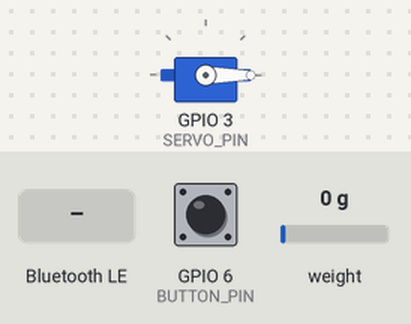
Bench run of a sketch on a simulated ESP32-S3. Shown: servo. Inputs (shaded band) come from the test bench; at power-on: GPIO 6 (BUTTON_PIN) LOW, weight on the scale 0 g. Nothing arrives over Bluetooth unless stated; servo pulses on a pin are drawn as a servo (544–2400 µs = 0–180°); a phone connects over Bluetooth LE 3 s after start; what the sketch prints to the serial monitor is not drawn.

Above: at 3.2 s.
3.3 s: Bluetooth LE write "PHOTO_1_DONE" received
6.3 s: GPIO 6 (BUTTON_PIN) pulled HIGH for 0.15 s
7.9 s: Bluetooth LE write "PHOTO_1_DONE" received
At 8.77 s:
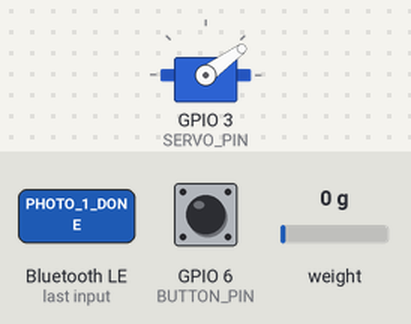
At 10.7 s:
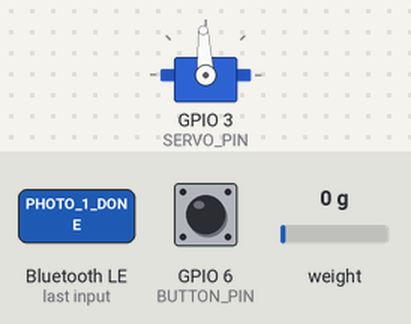
10.9 s: Bluetooth LE write "1" received
Timing chart, 0 to 13.7 s (numbered marks = the images above; inputs shaded):
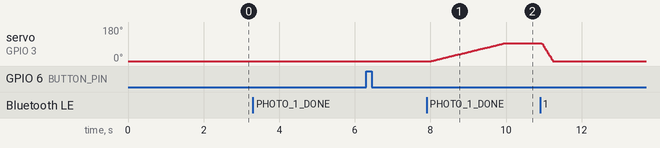

The sketch:

firmware.ino
```cpp
#include <HX711.h>

#include <NimBLEDevice.h>

// =====================================================
// PIN CONFIGURATION
// =====================================================

#define HX711_DT 4
#define HX711_SCK 5

#define SERVO_PIN 3
#define BUTTON_PIN 6

// =====================================================
// HX711 CALIBRATION
// =====================================================

#define SCALE_FACTOR 1047.4

HX711 scale;

// =====================================================
// BLE
// =====================================================

#define SERVICE_UUID\
    "12345678-1234-1234-1234-123456789000"

#define COMMAND_UUID\
    "12345678-1234-1234-1234-123456789001"

#define EVENT_UUID\
    "12345678-1234-1234-1234-123456789002"

NimBLECharacteristic * commandCharacteristic;
NimBLECharacteristic * eventCharacteristic;

bool deviceConnected = false;

// =====================================================
// HARDWARE STATUS
// =====================================================

bool loadCellReady = false;
bool servoReady = false;

// =====================================================
// HARDWARE MONITOR TIMER
// =====================================================

unsigned long lastHardwareCheck = 0;

const unsigned long HARDWARE_CHECK_INTERVAL = 1000;

// =====================================================
// STATE MACHINE
// =====================================================

enum MeasurementState {
    IDLE,
    WAITING_FOR_PHOTO_1,
    MOVING_MANGO,
    MEASURING,
    WAITING_FOR_PHOTO_2,
    COMPLETE
};

MeasurementState state = IDLE;

// =====================================================
// SERVO
// =====================================================

void setServoMicroseconds(int us) {

    uint32_t duty =
        (uint32_t)((us / 20000.0) * 65535);

    ledcWrite(SERVO_PIN, duty);
}

void moveServo(
    int fromUs,
    int toUs,
    int durationMs
) {

    const int steps = 100;

    float step =
        (float)(toUs - fromUs) / steps;

    int delayTime =
        durationMs / steps;

    for (int i = 0; i <= steps; i++) {

        int position =
            fromUs + (step * i);

        setServoMicroseconds(position);

        delay(delayTime);
    }
}

// =====================================================
// BLE SEND
// =====================================================

void sendEvent(String message) {

    if (!deviceConnected) {

        Serial.println(
            "BLE not connected"
        );

        return;
    }

    Serial.print(
        "ESP32 -> iPhone: "
    );

    Serial.println(message);

    eventCharacteristic -> setValue(
        message.c_str()
    );

    eventCharacteristic -> notify();
}

// =====================================================
// HARDWARE STATUS
// =====================================================

void sendHardwareStatus() {

    if (!deviceConnected) {
        return;
    }

    if (loadCellReady) {

        sendEvent(
            "LOAD_CELL_READY"
        );

    } else {

        sendEvent(
            "LOAD_CELL_OFFLINE"
        );
    }

    if (servoReady) {

        sendEvent(
            "SERVO_READY"
        );

    } else {

        sendEvent(
            "SERVO_OFFLINE"
        );
    }


    if (loadCellReady && servoReady) {

        sendEvent(
            "HARDWARE_READY"
        );
    }
}

// =====================================================
// CHECK LOAD CELL
// =====================================================

bool checkLoadCell() {

    /*
     * HX711 should respond to this.
     *
     * If DT / SCK / power is disconnected,
     * this should normally return false.
     */

    return scale.wait_ready_timeout(100);
}

// =====================================================
// REAL-TIME HARDWARE MONITOR
// =====================================================

void checkHardware() {

    bool previousLoadCell =
        loadCellReady;

    bool previousServo =
        servoReady;

    // -------------------------------------------------
    // LOAD CELL
    // -------------------------------------------------

    loadCellReady =
        checkLoadCell();

    // -------------------------------------------------
    // SERVO
    // -------------------------------------------------

    /*
     * IMPORTANT:
     *
     * ESP32 cannot detect a disconnected servo signal
     * wire from an output GPIO.
     *
     * For now, servoReady means:
     *
     * "Servo subsystem was initialized successfully."
     *
     * Later, if you add current/feedback sensing,
     * replace this with a real physical check.
     */

    servoReady = true;

    // -------------------------------------------------
    // REPORT ONLY WHEN STATUS CHANGES
    // -------------------------------------------------

    if (
        previousLoadCell !=
        loadCellReady
    ) {

        if (loadCellReady) {

            Serial.println(
                "⚖️ LOAD CELL ONLINE"
            );

            sendEvent(
                "LOAD_CELL_READY"
            );

        } else {

            Serial.println(
                "❌ LOAD CELL OFFLINE"
            );

            sendEvent(
                "LOAD_CELL_OFFLINE"
            );
        }
    }

    if (
        previousServo !=
        servoReady
    ) {

        if (servoReady) {

            Serial.println(
                "⚙️ SERVO ONLINE"
            );

            sendEvent(
                "SERVO_READY"
            );

        } else {

            Serial.println(
                "❌ SERVO OFFLINE"
            );

            sendEvent(
                "SERVO_OFFLINE"
            );
        }
    }
}

// =====================================================
// HX711
// =====================================================

float readWeight() {

    const int samples = 10;

    float total = 0;

    for (int i = 0; i < samples; i++) {

        total += scale.get_units(1);

        delay(50);
    }

    return total / samples;
}

// =====================================================
// MEASUREMENT
// =====================================================

void performMeasurement() {

    Serial.println();
    Serial.println(
        "===== MEASUREMENT ====="
    );

    // Don't measure if HX711 isn't available

    if (!loadCellReady) {

        Serial.println(
            "❌ Cannot measure: HX711 offline"
        );

        return;
    }

    float weight = readWeight();

    Serial.print("Weight: ");
    Serial.print(weight, 1);
    Serial.println(" g");

    String data =
        "{\"weight\":" +
        String(weight, 1) +
        "}";

    sendEvent(data);

    Serial.println(
        "======================="
    );
}

// =====================================================
// BLE COMMAND CALLBACK
// =====================================================

class CommandCallbacks
    : public NimBLECharacteristicCallbacks {

        void onWrite(
            NimBLECharacteristic * characteristic,
            NimBLEConnInfo & connInfo
        ) override {

            std::string value =
                characteristic -> getValue();

            String command =
                String(value.c_str());

            Serial.print(
                "iPhone -> ESP32: "
            );

            Serial.println(command);

            // -------------------------------------------------
            // PHOTO 1 COMPLETED
            // -------------------------------------------------

            if (command == "PHOTO_1_DONE") {

                if (
                    state ==
                    WAITING_FOR_PHOTO_1
                ) {

                    Serial.println(
                        "Photo 1 confirmed"
                    );

                    state =
                        MOVING_MANGO;
                }
            }

            // -------------------------------------------------
            // PHOTO 2 COMPLETED
            // -------------------------------------------------
            else if (
                command == "PHOTO_2_DONE"
            ) {

                if (
                    state ==
                    WAITING_FOR_PHOTO_2
                ) {

                    Serial.println(
                        "Photo 2 confirmed"
                    );

                    state =
                        COMPLETE;
                }
            }
            else if (command == "REQUEST_HARDWARE_STATUS") {
                Serial.println(
                    "Hardware status requested by iPhone"
                );
                sendHardwareStatus();
            }
        }
    };

// =====================================================
// BLE SERVER CALLBACK
// =====================================================

class ServerCallbacks
    : public NimBLEServerCallbacks {

        void onConnect(
            NimBLEServer * server,
            NimBLEConnInfo & connInfo
        ) override {

            deviceConnected = true;

            Serial.println();
            Serial.println(
                "📱 iPhone connected!"
            );

            // Give hardware monitor a moment

            delay(100);

            // Check hardware immediately

            loadCellReady =
                checkLoadCell();

            /*
             * Servo currently has no physical feedback.
             */

            servoReady = true;

            Serial.println();

            if (loadCellReady) {
                Serial.println(
                    "⚖️ HX711: READY"
                );

            } else {

                Serial.println(
                    "❌ HX711: OFFLINE"
                );
            }

            if (servoReady) {

                Serial.println(
                    "⚙️ Servo: READY"
                );

            } else {

                Serial.println(
                    "❌ Servo: OFFLINE"
                );
            }

            Serial.println();

            // Send current state to iPhone

            sendHardwareStatus();
        }
    void onDisconnect(
        NimBLEServer * server,
        NimBLEConnInfo & connInfo,
        int reason
    ) override {

        deviceConnected = false;

        Serial.println(
            "📱 iPhone disconnected!"
        );

        NimBLEDevice::getAdvertising()->start();
    }
};

// =====================================================
// SETUP
// =====================================================

void setup() {

    Serial.begin(115200);

    delay(1000);

    Serial.println();
    Serial.println(
        "======================"
    );

    Serial.println(
        "MangGO ESP32"
    );

    Serial.println(
        "======================"
    );

    // =================================================
    // BUTTON
    // =================================================

    pinMode(
        BUTTON_PIN,
        INPUT_PULLDOWN
    );

    // =================================================
    // SERVO
    // =================================================

    ledcAttach(
        SERVO_PIN,
        50,
        16
    );

    setServoMicroseconds(500);

    servoReady = true;

    Serial.println(
        "⚙️ Servo initialized"
    );

    // =================================================
    // HX711
    // =================================================

    scale.begin(
        HX711_DT,
        HX711_SCK
    );

    scale.set_scale(
        SCALE_FACTOR
    );

    Serial.println(
        "Checking HX711..."
    );

    if (
        scale.wait_ready_timeout(1000)
    ) {

        Serial.println(
            "⚖️ HX711 ready"
        );

        scale.tare();

        Serial.println(
            "HX711 tared"
        );

        loadCellReady = true;

    } else {

        Serial.println(
            "❌ ERROR: HX711 not found"
        );

        loadCellReady = false;
    }

    // =================================================
    // BLE
    // =================================================

    NimBLEDevice::init(
        "MangGO-ESP32"
    );

    NimBLEServer * server =
        NimBLEDevice::createServer();

    server -> setCallbacks(
        new ServerCallbacks()
    );

    NimBLEService * service =
        server -> createService(
            SERVICE_UUID
        );

    // -------------------------------------------------
    // iPhone -> ESP32
    // -------------------------------------------------

    commandCharacteristic =
        service -> createCharacteristic(
            COMMAND_UUID,
            NIMBLE_PROPERTY::WRITE
        );

    commandCharacteristic -> setCallbacks(
        new CommandCallbacks()
    );

    // -------------------------------------------------
    // ESP32 -> iPhone
    // -------------------------------------------------

    eventCharacteristic =
        service -> createCharacteristic(
            EVENT_UUID,
            NIMBLE_PROPERTY::NOTIFY
        );

    service -> start();

    // =================================================
    // BLE ADVERTISING
    // =================================================

    NimBLEAdvertising * advertising =
        NimBLEDevice::getAdvertising();

    advertising -> addServiceUUID(
        SERVICE_UUID
    );

    advertising -> start();

    Serial.println(
        "BLE ready"
    );

    Serial.println(
        "Device name: MangGO-ESP32"
    );

    Serial.println(
        "Waiting for iPhone..."
    );
}

// =====================================================
// LOOP
// =====================================================

void loop() {

    // =================================================
    // REAL-TIME HARDWARE CHECK
    // =================================================

    if (
        millis() -
        lastHardwareCheck >=
        HARDWARE_CHECK_INTERVAL
    ) {

        lastHardwareCheck =
            millis();

        checkHardware();
    }

    // =================================================
    // IDLE
    // =================================================

    if (state == IDLE) {

        if (
            digitalRead(BUTTON_PIN) == HIGH &&
            deviceConnected
        ) {

            // Safety check before starting

            if (!loadCellReady) {

                Serial.println(
                    "❌ Cannot start: "
                    "Load cell offline"
                );

                delay(500);

                return;
            }

            if (!servoReady) {

                Serial.println(
                    "❌ Cannot start: "
                    "Servo offline"
                );

                delay(500);

                return;
            }

            Serial.println();
            Serial.println(
                "BUTTON PRESSED"
            );

            sendEvent(
                "MEASUREMENT_STARTED"
            );

            delay(300);

            sendEvent(
                "CAPTURE_1"
            );

            state =
                WAITING_FOR_PHOTO_1;

            delay(500);
        }
    }

    // =================================================
    // MOVE MANGO
    // =================================================
    else if (
        state == MOVING_MANGO
    ) {

        // Check hardware before moving

        checkHardware();

        if (!servoReady) {

            Serial.println(
                "❌ Servo offline. "
                "Stopping movement."
            );

            state = IDLE;

            delay(500);

            return;
        }

        Serial.println();
        Serial.println(
            "Moving mango..."
        );

        // 500us -> 1500us

        moveServo(
            500,
            1500,
            2000
        );

        Serial.println(
            "Waiting 1 seconds..."
        );

        delay(1000);

        // Return to start

        moveServo(
            1500,
            500,
            300
        );

        Serial.println(
            "Mango settled"
        );

        delay(1000);

        state =
            MEASURING;
    }

    // =================================================
    // MEASUREMENT
    // =================================================
    else if (
        state == MEASURING
    ) {

        checkHardware();

        if (!loadCellReady) {

            Serial.println(
                "❌ Load cell offline."
            );

            state = IDLE;

            delay(500);

            return;
        }

        performMeasurement();

        delay(300);

        sendEvent(
            "CAPTURE_2"
        );

        state =
            WAITING_FOR_PHOTO_2;
    }

    // =================================================
    // COMPLETE
    // =================================================
    else if (
        state == COMPLETE
    ) {

        sendEvent(
            "MEASUREMENT_COMPLETE"
        );

        Serial.println();
        Serial.println(
            "===== COMPLETE ====="
        );

        state =
            IDLE;

        delay(1000);
    }

    delay(20);
}
```

Measured:
- after the input at 3.3 s, every drawn part: stays the same
- after the input at 6.3 s, every drawn part: stays the same
- after the input at 7.9 s, servo on GPIO 3 (SERVO_PIN): moves from 0° to 93° over 1.9 s, starting after 0.12 s
